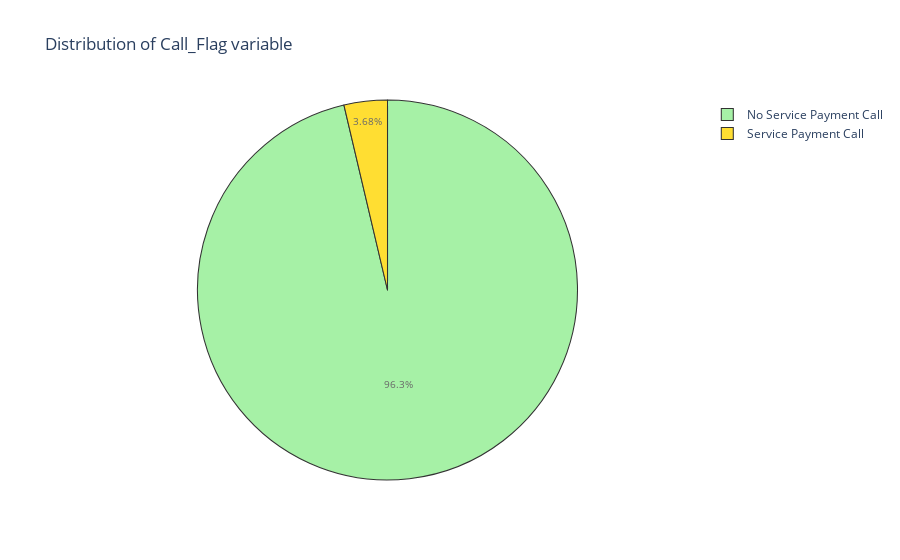

Notebook code for this chart:
### Code cell
import plotly.figure_factory as ff 
import plotly.offline as py
import plotly.graph_objs as go 
from plotly.offline import download_plotlyjs,init_notebook_mode, iplot, plot
from plotly import tools 
py.init_notebook_mode(connected = True)
import warnings
import cufflinks as cf
cf.go_offline()

#To see the making service call vs not making service call distribution
yes = df[(df['Call_Flag'] == 1)]
no = df[(df['Call_Flag'] != 0)]

trace = go.Pie(labels = ['No Service Payment Call', 'Service Payment Call'],
               values = df['Call_Flag'].value_counts(), 
               textfont=dict(size=10),
               opacity = 0.8,
               marker=dict(colors=['lightgreen','gold'],
                           line=dict(color='#000000',width=1.05)))


layout = dict(title =  'Distribution of Call_Flag variable')
           
fig = dict(data = [trace], layout=layout)
py.iplot(fig)

### Figure 1 — Plotly figure (JSON) as saved in the notebook; plotly's stock layout.template omitted (floating-point values rounded to 4 significant figures)
{"data": [{"labels": ["No Service Payment Call", "Service Payment Call"], "marker": {"colors": ["lightgreen", "gold"], "line": {"color": "#000000", "width": 1.05}}, "opacity": 0.8, "textfont": {"size": 10}, "type": "pie", "values": [120969, 4625]}], "layout": {"title": {"text": "Distribution of Call_Flag variable"}}}
